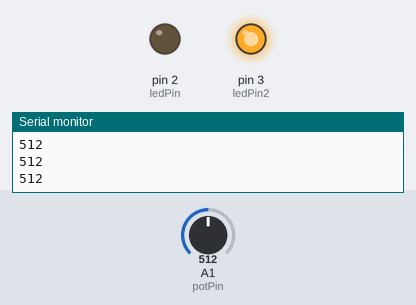
The sketch below on a simulated Arduino Uno, built with avr-gcc and run on an emulated ATmega328P. On the bench: output pins drawn as LEDs (lit = HIGH), the last lines printed to the serial monitor. Inputs (shaded band) come from the test bench; at power-on: A1 (potPin) = 512.

Above: at 1.2 s.
1.3 s: A1 (potPin) set to 586
2.8 s: A1 (potPin) set to 619
At 3.1 s:
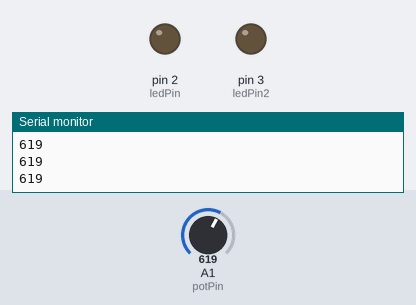
4.3 s: A1 (potPin) set to 1010
At 5.5 s:
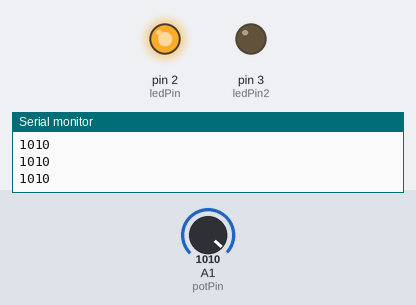
5.8 s: A1 (potPin) set to 990
At 6.6 s:
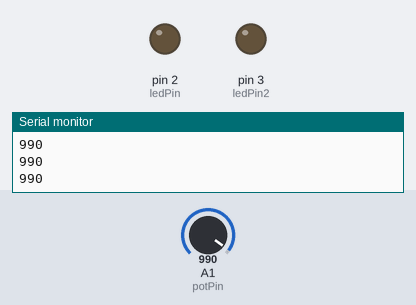
7.3 s: A1 (potPin) set to 1023
At 7.9 s:
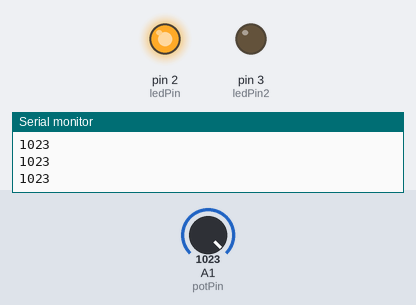
Timing chart, 0 to 9.8 s (numbered marks = the images above; inputs shaded):
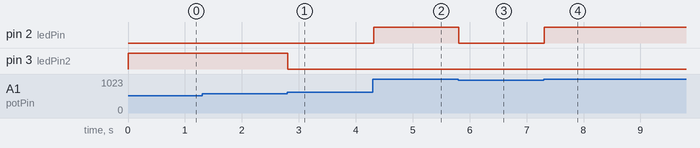

The sketch:

while_class17.ino
```cpp
int potPin = A1;  //pin por donde leemos el potenciometro
int ledPin = 2;   //numero de pin digital por donde prendemos el led
int ledPin2 = 3;   //numero de pin digital por donde prendemos el led
int potVal;       //valor de potenciometro
int i;
int dt = 400;
void setup() {
  Serial.begin(9600);
  pinMode(potPin, INPUT);
  pinMode(ledPin, OUTPUT);
  pinMode(ledPin2, OUTPUT);

}

void loop() {
  potVal = analogRead(potPin);//alamacenamos en variable el valor leido del pin
  while (potVal>1000) {//mientras potVal sea mayo a 1000 se ejecuta
    Serial.println(potVal);//pintamos en serial potVal
    digitalWrite(ledPin, HIGH); //prendemos led
    digitalWrite(ledPin2, LOW); //prendemos led
    potVal=analogRead(potPin); //leemos el valor del potenciometro para actualizar el valor sino caemos en bucle infinito
    // delay(dt);//delay
  }
    while (potVal>600 && potVal<1000 ) {//mientras potVal sea mayo a 1000 se ejecuta
    Serial.println(potVal);//pintamos en serial potVal
    digitalWrite(ledPin, LOW); //prendemos led
    digitalWrite(ledPin2, LOW); //prendemos led
    potVal=analogRead(potPin); //leemos el valor del potenciometro para actualizar el valor sino caemos en bucle infinito
    // delay(dt);//delay
  }
    Serial.println(potVal);//pintamos en serial la informacion
    digitalWrite(ledPin, LOW);// apagamos el led
    digitalWrite(ledPin2, HIGH); //prendemos led


}
```

Measured:
- the behaviour switches between 600 and 601 on A1 (potPin) (found by bisection; images 0 and 1)
- after the input at 2.8 s, pin 3 (ledPin2): HIGH → LOW at once
- after the input at 4.3 s, pin 2 (ledPin): LOW → HIGH at once
- after the input at 5.8 s, pin 2 (ledPin): HIGH → LOW at once
- after the input at 7.3 s, pin 2 (ledPin): LOW → HIGH at once
